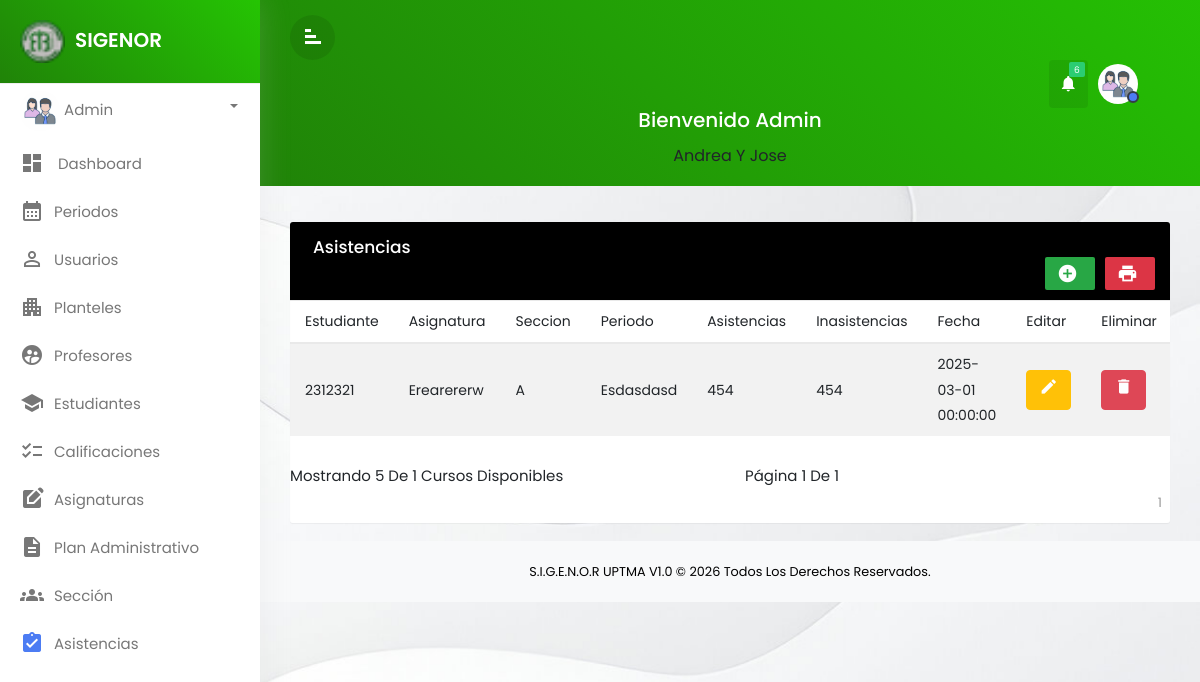
The app's page /Views/assists/mostrar (signed in) with its own data.
### tables this page shows
CREATE TABLE `asistencias` (
  `id_asistencia` int(11) NOT NULL,
  `id_estudiante` int(11) NOT NULL,
  `id_curso` int(11) NOT NULL,
  `id_seccion` int(11) NOT NULL,
  `id_periodo` int(11) NOT NULL,
  `asistencias` smallint(6) NOT NULL,
  `inasistencias` smallint(6) NOT NULL,
  `fecha_creacion` datetime NOT NULL
);

CREATE TABLE `estudiantes` (
  `id_estudiante` int(11) NOT NULL,
  `id_seccion` int(11) NOT NULL,
  `cedula` varchar(12) NOT NULL,
  `nombres` varchar(100) NOT NULL,
  `apellidos` varchar(50) NOT NULL,
  `edad` varchar(20) NOT NULL,
  `sexo` varchar(30) NOT NULL,
  `fecha_nacimiento` date NOT NULL,
  `direccion` varchar(255) NOT NULL,
  `tlf_estudiante` varchar(30) NOT NULL,
  `correo` varchar(100) NOT NULL,
  `foto` varchar(255) NOT NULL,
  `fecha` timestamp NOT NULL DEFAULT current_timestamp() ON UPDATE current_timestamp(),
  `estado` char(1) NOT NULL
);

CREATE TABLE `asignaturas` (
  `id_curso` int(11) NOT NULL,
  `id_profesor` int(11) NOT NULL,
  `id_periodo` int(11) NOT NULL,
  `nombre_curso` varchar(100) NOT NULL,
  `descripcion` varchar(100) NOT NULL,
  `fecha` datetime NOT NULL,
  `estado` char(1) NOT NULL
);

CREATE TABLE `seccion` (
  `id_seccion` int(11) NOT NULL,
  `id_periodo` int(11) NOT NULL,
  `nombre_seccion` varchar(10) NOT NULL,
  `capacidad` smallint(100) NOT NULL,
  `fecha` datetime NOT NULL,
  `estado` char(1) NOT NULL
);

CREATE TABLE `periodos` (
  `id_periodo` int(11) NOT NULL,
  `id_plantel` int(11) NOT NULL,
  `numero_periodo` varchar(100) NOT NULL,
  `fecha_inicio` date NOT NULL,
  `fecha_fin` date NOT NULL,
  `nombre_periodo` varchar(100) NOT NULL,
  `fecha` timestamp NOT NULL DEFAULT current_timestamp() ON UPDATE current_timestamp(),
  `estado` char(1) NOT NULL
);

### views/assists/mostrar.php (the view, shortened to what this page needs)
<!doctype html>
<html lang="en">
  <head>
        <link rel="stylesheet" href="../../Assets/css/bootstrap-1.min.css">
        <link rel="stylesheet" href="../../Assets/css/custom.css">
       <link href="https://cdn.datatables.net/1.12.1/css/jquery.dataTables.min.css" rel="stylesheet">
        <link href="../../Assets/css/font-awesome.min.css" rel="stylesheet" />
        <link rel="stylesheet" type="text/css" href="https://cdnjs.cloudflare.com/ajax/libs/twitter-bootstrap/4.5.0/js/bootstrap.min.js.map">
  </head>
  <body>
<div class="wrapper">
        <nav id="sidebar">
            <div class="sidebar-header">
            <h3 style="font-size:20px;"><img src="../../Assets/img/logo.png" class="img-fluid"/><span>SIGENOR</span></h3>
            </div>
            <ul class="list-unstyled components">
<li class="dropdown">
                    <a href="#pageSubmenu3" data-toggle="collapse" aria-expanded="false"
          class="dropdown-toggle">
          <img src="../../Views/profile/<?php echo ucfirst ($_SESSION['foto']) ?> " style="width:40px; height:40px; border-radius:50%;"/>
          <span><?php echo ucfirst($_SESSION['nombre_usuario']); ?></span></a>
                </li>
			<li  class="">
                    <a href="../admin/pages-admin.php" class="dashboard"><i class="material-icons">dashboard</i>
					<span>Dashboard</span></a>
      </li>
        <li class="">
             <a href="../period/mostrar"><i class="material-icons">calendar_month</i><span>Periodos</span></a>
         </li>
          <li  class="">
             <a href="../users/mostrar"><i class="material-icons">person_outline</i><span>Usuarios
             </span></a>
         </li>
         <li  class="">
             <a href="../fathers/mostrar"><i class="material-icons">apartment</i><span>Planteles
             </span></a>
         </li>
         <li  class="">
                <a href="../teachers/mostrar"><i class="material-icons">supervised_user_circle</i><span>Profesores
                    </span></a>
                </li>
                <li  class="">
                    <a href="../students/mostrar"><i class="material-icons">school</i><span>Estudiantes
                    </span></a>
                </li>
                <li  class="">
                    <a href="../subgrade/mostrar"><i class="material-icons">checklist</i><span>Calificaciones
                    </span></a>
                </li>
         <li  class="">
             <a href="../careers/mostrar"><i class="material-icons">edit_square</i><span>Asignaturas
             </span></a>
         </li>
         <li  class="">
             <a href="../grade/mostrar"><i class="material-icons">description</i><span>Plan administrativo
             </span></a>
         </li>
         <li  class="">
             <a href="../groups/mostrar"><i class="material-icons">groups</i><span>Sección
             </span></a>
         </li>
         <li  class="active">
             <a href="../assists/mostrar"><i class="material-icons">assignment_turned_in</i><span>Asistencias
             </span></a>
         </li>
     </ul>
 </nav>
		<div id="content">
		   <div class="top-navbar">
		      <div class="xp-topbar">
                <div class="row">
                    <div class="col-2 col-md-1 col-lg-1 order-2 order-md-1 align-self-center">
                        <div class="xp-menubar">
                               <span class="material-icons text-white">signal_cellular_alt
							   </span>
                         </div>
                    </div>
                    <div class="col-10 col-md-6 col-lg-8 order-1 order-md-3" style="margin-left: 281px;">
                        <div class="xp-profilebar text-right">
							 <nav class="navbar p-0">
                        <ul class="nav navbar-nav flex-row ml-auto">
                            <li class="dropdown nav-item active">
                                <a href="#" class="nav-link" data-toggle="dropdown">
                                   <span class="material-icons">notifications</span>
								   <span class="notification">6</span>
                               </a>
                            </li>
                            <li class="nav-item dropdown">
                                <a class="nav-link" href="#" data-toggle="dropdown">
                                <img src="../../Views/profile/<?php echo ucfirst ($_SESSION['foto']) ?> " style="width:40px; height:40px; border-radius:50%;"/>
								<span class="xp-user-live"></span>
								</a>
                            </li>
                        </ul>
            </nav>
                        </div>
                    </div>
                </div>
            </div>
            <div class="xp-breadcrumbbar text-center">
                <h4 class="page-title">Bienvenido&nbsp;<?php echo ucfirst($_SESSION['nombre_usuario']); ?></h4>
                  <ol class="breadcrumb">
                    <li class="breadcrumb-item"><?php echo ucfirst($_SESSION['nombre_completo']); ?></li>
                  </ol>
            </div>
		   </div>
            <div class="main-content">
              <div class="row">
                <div class="col-md-12">
                <div class="table-wrapper">
    <div class="table-title">
      <div class="row">
        <div class="col-sm-6 p-0 d-flex justify-content-lg-start justify-content-center">
          <h2 class="ml-lg-2">Asistencias</h2>
        </div>
        <div class="col-sm-12 p-0 d-flex justify-content-lg-end justify-content-center">
          <a href="#addEmployeeModal" class="btn btn-success" data-toggle="modal">
          <i class="material-icons">&#xE147;</i> </a>
          <a href="plantilla.php" class="btn btn-danger">
          <i class="material-icons">print</i> </a>
        </div>
      </div>
    </div>
    <?php
require '../../Config/config.php';
$productosPorPagina = 5;
$pagina = 1;
$limit = $productosPorPagina;
$offset = ($pagina - 1) * $productosPorPagina;
$sentencia = $connect->query("SELECT
    COUNT(*) AS conteo
FROM asistencias
INNER JOIN estudiantes ON asistencias.id_estudiante = estudiantes.id_estudiante
INNER JOIN asignaturas ON asistencias.id_curso = asignaturas.id_curso
INNER JOIN seccion ON asistencias.id_seccion = seccion.id_seccion
INNER JOIN periodos ON asistencias.id_periodo = periodos.id_periodo");
$conteo = $sentencia->fetchObject()->conteo;
$paginas = ceil($conteo / $productosPorPagina);
$sentencia = $connect->prepare("SELECT
    estudiantes.cedula,
    asignaturas.nombre_curso,
    seccion.nombre_seccion,
    periodos.nombre_periodo,
    asistencias.id_asistencia,
    asistencias.asistencias,
    asistencias.inasistencias,
    asistencias.fecha_creacion
FROM asistencias
INNER JOIN estudiantes ON asistencias.id_estudiante = estudiantes.id_estudiante
INNER JOIN asignaturas ON asistencias.id_curso = asignaturas.id_curso
INNER JOIN seccion ON asistencias.id_seccion = seccion.id_seccion
INNER JOIN periodos ON asistencias.id_periodo = periodos.id_periodo
LIMIT :limit OFFSET :offset");
  $sentencia->bindValue(':limit', $limit, PDO::PARAM_INT);
    $sentencia->bindValue(':offset', $offset, PDO::PARAM_INT);
    $sentencia->execute();
$productos = $sentencia->fetchAll(PDO::FETCH_ASSOC);
?>
    <table class="table table-striped table-hover" id="myTable">
      <thead>
        <tr>
          <th>Estudiante</th>
          <th>Asignatura</th>
          <th>Seccion</th>
          <th>Periodo</th>
          <th>Asistencias</th>
          <th>Inasistencias</th>
          <th>Fecha</th>
          <th>Editar</th>
          <th>Eliminar</th>
        </tr>
      </thead>
      <tbody>
           <?php foreach ($productos as $producto) { ?>
            <tr>
                <td><?php echo htmlspecialchars($producto['cedula']); ?></td>
                <td><?php echo htmlspecialchars($producto['nombre_curso']); ?></td>
                <td><?php echo htmlspecialchars($producto['nombre_seccion']); ?></td>
                <td><?php echo htmlspecialchars($producto['nombre_periodo']); ?></td>
                <td><?php echo htmlspecialchars($producto['asistencias']); ?></td>
                <td><?php echo htmlspecialchars($producto['inasistencias']); ?></td>
                <td><?php echo htmlspecialchars($producto['fecha_creacion']); ?></td>
                <td>
                    <?php if (isset($producto['id_asistencia']) && !empty($producto['id_asistencia'])) { ?>
                        <form method="POST" action="<?php echo htmlspecialchars($_SERVER['PHP_SELF']); ?>">
                            <button name="editar" class="btn btn-warning text-white">
                                <i class="material-icons" data-toggle="tooltip" title="Edit">&#xE254;</i>
                            </button>
                        </form>
</td>
<td>
    <form onsubmit="return confirm('¿Realmente desea eliminar el registro?');" method='POST' action='<?php echo htmlspecialchars($_SERVER['PHP_SELF']); ?>'>
        <button name='eliminar' class='btn btn-danger text-white'>
            <i class='material-icons' title='Delete'>&#xE872;</i>
        </button>
    </form>
    <?php } else { ?>
                        <span class="text-danger">ID no válido</span>
                    <?php } ?>
</td>
            </tr>
            <?php } ?>
      </tbody>
    </table>
    <nav aria-label="Page navigation example">
            <div class="row">
                <div class="col-xs-12 col-sm-6">
                    <p>Mostrando <?php echo $productosPorPagina ?> de <?php echo $conteo ?> cursos disponibles</p>
                </div>
                <div class="col-xs-12 col-sm-6">
                    <p>Página <?php echo $pagina ?> de <?php echo $paginas ?> </p>
                </div>
            </div>
            <ul class="pagination">
                <?php for ($x = 1; $x <= $paginas; $x++) { ?>
                    <li class="<?php if ($x == $pagina) echo "active" ?>">
                        <a href="./mostrar?pagina=<?php echo $x ?>">
                            <?php echo $x ?></a>
                    </li>
                <?php } ?>
            </ul>
        </nav>
  </div>
</div>
</div>
        </div>
</div>
</div>
<footer class="text-center py-3 bg-light">
  <small> S.I.G.E.N.O.R UPTMA v1.0 &copy; <?php echo date("Y"); ?>  Todos los derechos reservados.</small>
</footer>
  </body>
  </html>

### views/assists/mostrar.php (style rules this page uses)
footer { position: relative; bottom: 22PX; width: 100%; color:black }

### records on screen
asistencias: id_estudiante.cedula "2312321", id_curso.nombre_curso "Erearererw", id_seccion.nombre_seccion "A", id_periodo.nombre_periodo "Esdasdasd", asistencias "454", inasistencias "454", fecha_creacion "2025-03-01 00:00:00"

### other values on screen
$_SESSION['nombre_usuario'] "Admin"
$_SESSION['nombre_completo'] "Andrea Y Jose"
$productosPorPagina "5"
$conteo "1"
$pagina "1"
$paginas "1"
